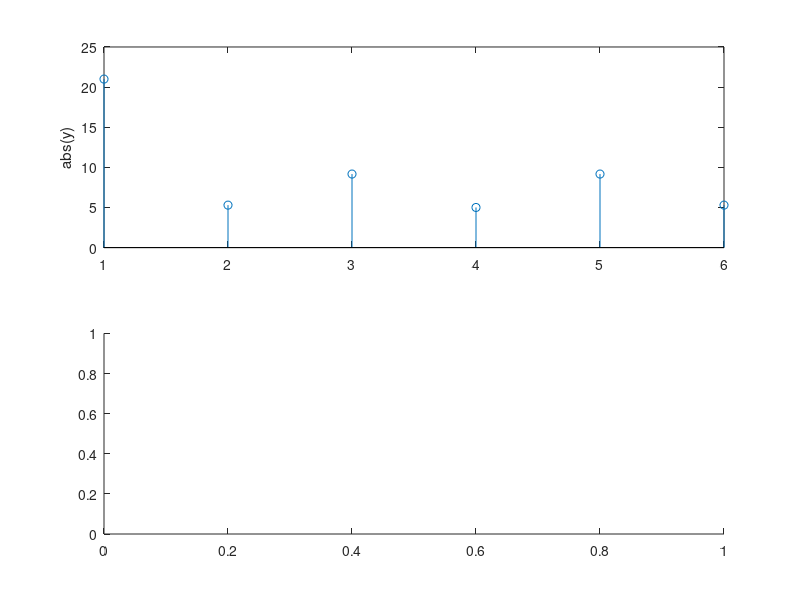

Write the MATLAB code that produced this figure. (Note: this script raises an error after producing the figure.)
clear; clc; close all;
x = [2 1 6 7 0 5];

y = fft(x,6);
figure
hold on
subplot(211)
stem(abs(y))
ylabel('abs(y)')
subplot(212)
stem(phase(y))
ylabel('phase(y)')
sgtitle('6-point fft of x');

z = fft(x,9);
figure
hold on
subplot(211)
stem(abs(z))
ylabel('abs(z)')
subplot(212)
stem(phase(z))
ylabel('phase(z)')
sgtitle('9-point fft of x');

v = fft(x,4);
figure
hold on
subplot(211)
stem(abs(v))
ylabel('abs(v)')
subplot(212)
stem(phase(v))
ylabel('phase(v)')
sgtitle('4-point fft of x');

x
x1 = ifft(z,9)
x2 = ifft(z,6)
x3 = ifft(v,4)

